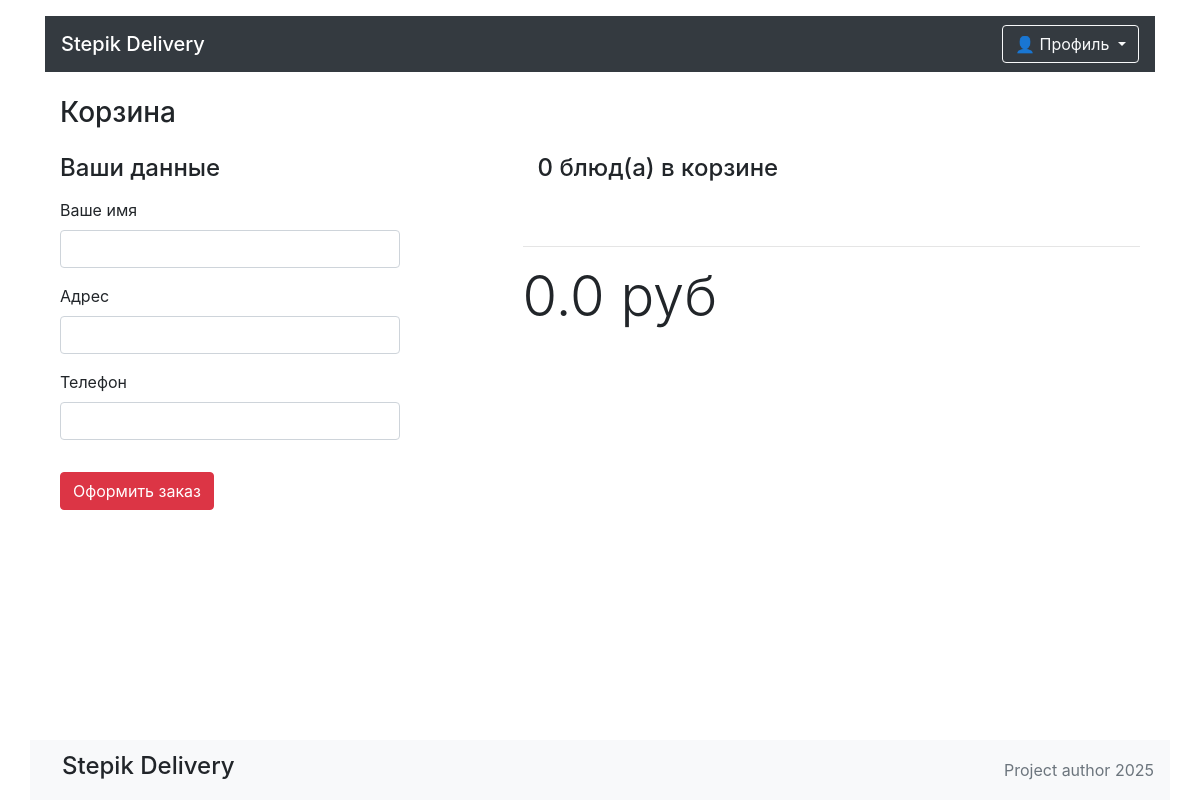
Before: /cart (signed in) with the older database file.
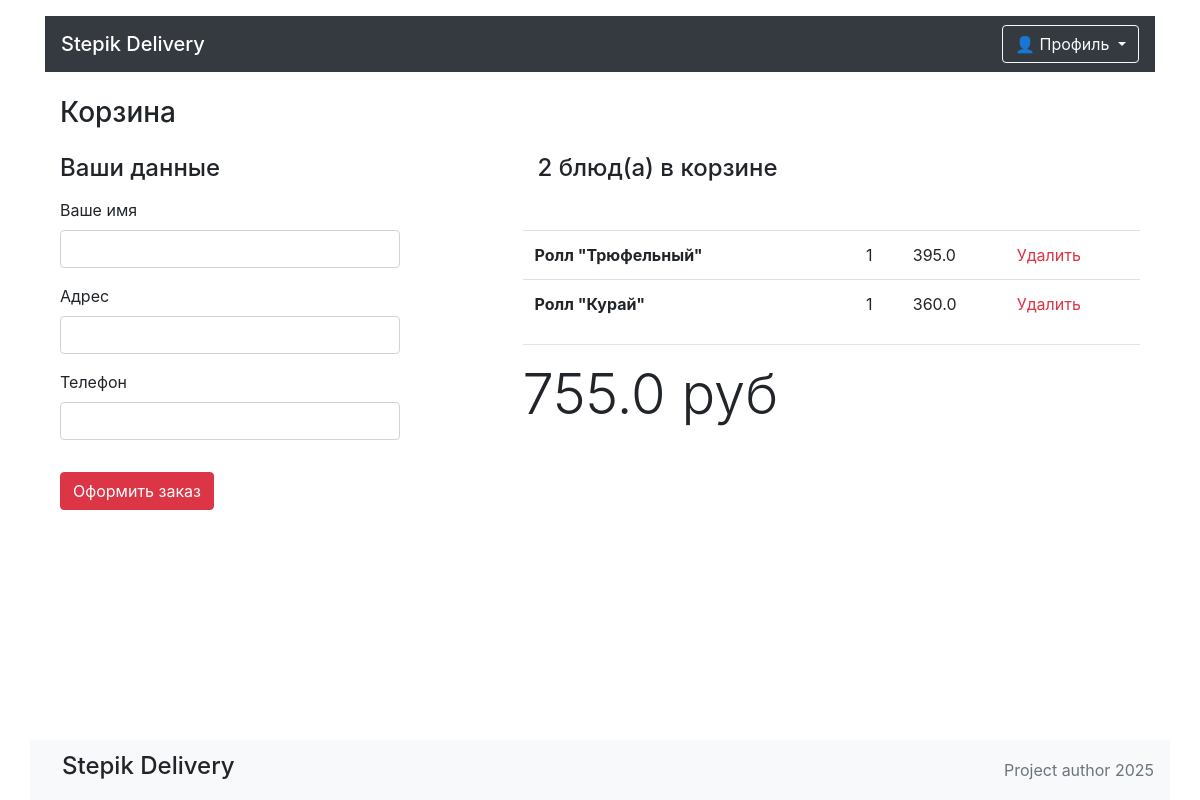
After: the same page with the newer database file.
### orm_models/order.py (models this page shows, shortened)
class OrderORMModel(SQLModel, table=True):
	__tablename__ = "orders"
	id: int | None = Field(default=None, primary_key=True)
	user_id: int = Field(foreign_key="users.id")
	created_at: datetime = Field(default_factory=datetime.now)
	status: str = "pending"
	address: str | None
	total: float
	user: UserORMModel = Relationship(back_populates="orders", sa_relationship_kwargs={"lazy": "selectin"})
	items: list[ItemOrder] = Relationship(back_populates="order", sa_relationship_kwargs={"lazy": "selectin"})

### orm_models/item_order.py (models this page shows, shortened)
class ItemOrder(SQLModel, table=True):
    id: int | None = Field(default=None, primary_key=True)
    item_id: int = Field(foreign_key="delivery_items.id")
    order_id: int = Field(foreign_key="orders.id")
    quantity: int
    price: float
    item: "DeliveryItemORMModel" = Relationship(back_populates="orders", sa_relationship_kwargs={"lazy": "selectin"})
    order: "OrderORMModel" = Relationship(back_populates="items")

### orm_models/delivery_item.py (models this page shows, shortened)
class DeliveryItemORMModel(SQLModel, table=True):
	__tablename__ = "delivery_items"
	id: int | None = Field(default=None, primary_key=True)
	title: str
	price: int
	description: str
	picture: str
	category_id: int = Field(foreign_key='delivery_categories.id')
	category: DeliveryCategoryORMModel | None = Relationship(back_populates="delivery_items")
	orders: list["ItemOrder"] = Relationship(back_populates="item")

### main.py (the view)
@app.get("/cart", response_class=HTMLResponse)
async def cart(request: Request):
	deleted = request.query_params.get("deleted")
	token = request.cookies.get("access_token")
	try:
		context: dict = app_manager.get_auth_context(token)
		order: OrderORMModel = app_manager.get_order_by_auth_context(context)
	except AppBaseException:
		context = {"is_logged_in": False}
		order = None
	template_response = templates.TemplateResponse(request=request, name="cart.html", context={"context": context, "order": order, "deleted": deleted})
	return template_response

### templates/cart.html (shortened to what this page needs)
{% extends "base.html" %}
{% block content %}
<main class="container">
  <h1 class="h3 my-4">Корзина</h1>
  {% if context['is_logged_in'] == False %}
    <div class="alert alert-warning" role="alert">Чтобы сделать заказ – <a href="/login">войдите</a> или <a href="/register">зарегистрируйтесь</a></div>
  {% else %}
  <div class="row mt-6">
      <div class="col-4">
        <form action="/order" method="POST">
          <h4 class="">Ваши данные</h4>
          <div class="mt-3 mb-3">
            <label for="name">Ваше имя</label>
            <input type="text" id="name" name="name" class="font-weight-bold form-control" value="{{ order.user.name if order.user.name else '' }}">
          </div>
          <div class="mt-3 mb-3">
            <label for="name">Адрес</label>
            <input type="text" id="address" name="address" class="font-weight-bold form-control">
          </div>
          <div class="mt-3 mb-3">
            <label for="name">Телефон</label>
            <input type="text" id="phone" name="phone" class="font-weight-bold form-control" value="{{ order.user.phone_number if order.user.phone_number else '' }}">
          </div>
          <button type="submit" class=" mt-3 mb-5 btn btn-danger">Оформить заказ</button>
        </form>
      </div>
      <div class="col-1"></div>
      <div class="col-7">
        <h4 class="mb-3 col-7 mb-5">{{ order.cart_count }} блюд(а) в корзине</h4>
        <table class="table">
          <tbody>
            {% for item_order in order.items %}
              <tr>
                <th scope="row">{{ item_order.item.title }}</th>
                <td></td>
                <td>{{ item_order.quantity }}</td>
                <td>{{ item_order.sum_price }}</td>
                <td><a class="text-danger" href="/removefromcart/{{ item_order.item.id }}">Удалить</a></td>
              </tr>
            {% endfor %}
          </tbody>
        </table>
        <hr>
        <p class="display-4 my-2 ">{{ order.total }} руб</p>
      </div>
  </div>
  {% endif %}
</main>
{% endblock %}

### templates/base.html (shortened to what this page needs)
<!DOCTYPE html>
<html lang="ru">
<head>
  <link rel="stylesheet" href="https://stackpath.bootstrapcdn.com/bootstrap/4.3.1/css/bootstrap.min.css"
>
</head>
<body>
  <header class="container mt-3">
    <nav class="py-2 navbar navbar-dark bg-dark d-flex justify-content-between align-items-center">
      <a href="/" class="navbar-brand h5 mb-0 text-white">Stepik Delivery</a>
      {% if context['is_logged_in'] %}
        <div class="dropdown">
          <button class="btn btn-outline-light dropdown-toggle" type="button" id="userMenu" data-toggle="dropdown" aria-haspopup="true" aria-expanded="false">
            👤 Профиль
          </button>
        </div>
      {% else %}
        <div>
          <a href="/login" class="btn btn-warning btn-sm">Войти</a>
        </div>
      {% endif %}
    </nav>
  </header>
  <main class="container mt-3">
    {% block content %}{% endblock %}
  </main>
  <footer class="footer">
    <nav class="container navbar navbar-light bg-light">
      <p class="h4 nav-link">Stepik Delivery</p>
      <a class="text-muted" href="#">Project author 2025</a>
    </nav>
  </footer>
</body>
</html>

### templates/base.html (style rules this page uses)
html { position: relative; min-height: 100%; }
body { margin-bottom: 60px; }
.footer { position: absolute; bottom: 0; width: 100%; height: 60px; line-height: 60px; }
.navbar { padding-top: 0; padding-bottom: 0; }

Changed rows visible on the page:
added ItemOrder: item "Ролл \"Трюфельный\"", quantity "1", sum_price "395.0"
added ItemOrder: item "Ролл \"Курай\"", quantity "1", sum_price "360.0"
changed OrderORMModel: total "0.0" → "755.0"
Other visible differences:
{{ order.cart_count }}: "0" → "2"
